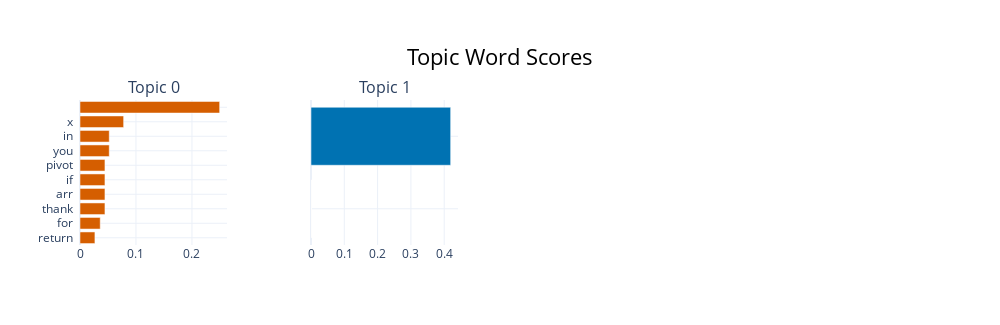

Notebook source saved alongside this figure:
### Code cell
# 1. Topic barchart
print("\n1. Topic Barchart")
fig_barchart = topic_model.visualize_barchart(top_n_topics=10, n_words=10)
figures_dict["chinese_topic_barchart"] = fig_barchart
fig_barchart

### Figure 1 — Plotly figure (JSON) as saved in the notebook; plotly's stock layout.template omitted (floating-point values rounded to 4 significant figures)
{"data": [{"marker": {"color": "#D55E00"}, "orientation": "h", "type": "bar", "x": [0.02664, 0.03613, 0.04458, 0.04458, 0.04458, 0.04458, 0.05226, 0.05226, 0.07794, 0.2495], "xaxis": "x", "y": ["return  ", "for  ", "thank  ", "arr  ", "if  ", "pivot  ", "you  ", "in  ", "x  ", "   "], "yaxis": "y"}, {"marker": {"color": "#0072B2"}, "orientation": "h", "type": "bar", "x": [1e-05, 1e-05, 1e-05, 1e-05, 1e-05, 1e-05, 1e-05, 1e-05, 1e-05, 0.4194], "xaxis": "x2", "y": ["  ", "  ", "  ", "  ", "  ", "  ", "  ", "  ", "  ", "   "], "yaxis": "y2"}], "layout": {"annotations": [{"font": {"size": 16}, "showarrow": false, "text": "Topic 0", "x": 0.0875, "xanchor": "center", "xref": "paper", "y": 1, "yanchor": "bottom", "yref": "paper"}, {"font": {"size": 16}, "showarrow": false, "text": "Topic 1", "x": 0.3625, "xanchor": "center", "xref": "paper", "y": 1, "yanchor": "bottom", "yref": "paper"}], "height": 325, "hoverlabel": {"bgcolor": "white", "font": {"family": "Rockwell", "size": 16}}, "showlegend": false, "title": {"font": {"color": "Black", "size": 22}, "text": "Topic Word Scores", "x": 0.5, "xanchor": "center", "yanchor": "top"}, "width": 1000, "xaxis": {"anchor": "y", "domain": [0, 0.175], "showgrid": true}, "xaxis2": {"anchor": "y2", "domain": [0.275, 0.45], "showgrid": true}, "xaxis3": {"anchor": "y3", "domain": [0.55, 0.725], "showgrid": true}, "xaxis4": {"anchor": "y4", "domain": [0.825, 1], "showgrid": true}, "yaxis": {"anchor": "x", "domain": [0, 1], "showgrid": true}, "yaxis2": {"anchor": "x2", "domain": [0, 1], "showgrid": true}, "yaxis3": {"anchor": "x3", "domain": [0, 1], "showgrid": true}, "yaxis4": {"anchor": "x4", "domain": [0, 1], "showgrid": true}}}
